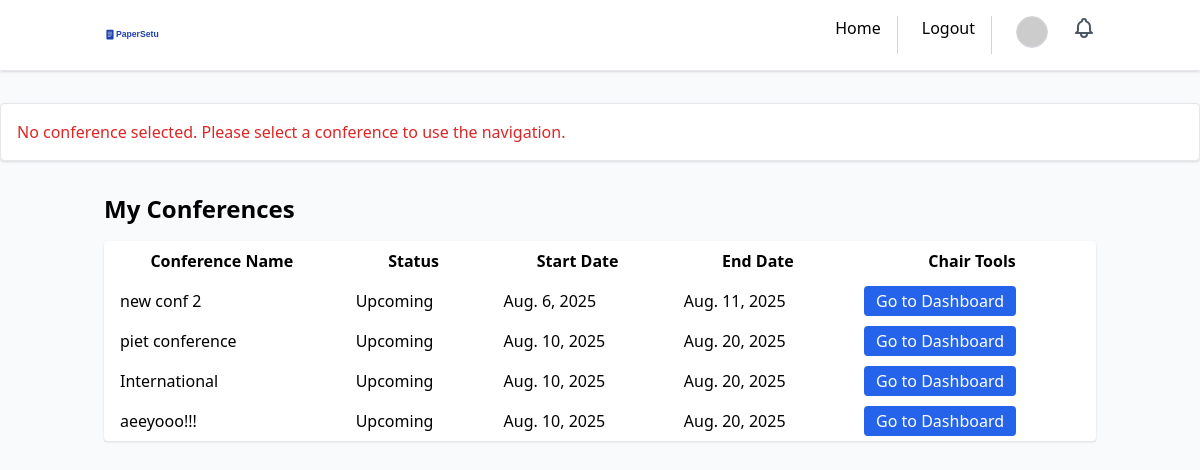
/dashboard/my-conferences/ (signed in), run on the app's committed database.
### conference/models.py (models this page shows, shortened)
class Conference(models.Model):
    name = models.CharField(max_length=255)
    acronym = models.CharField(max_length=50, blank=True)
    web_page = models.URLField(blank=True)
    venue = models.CharField(max_length=255, blank=True)
    city = models.CharField(max_length=100, blank=True)
    country = models.CharField(max_length=100, blank=True)
    estimated_submissions = models.IntegerField(null=True, blank=True)
    start_date = models.DateField()
    end_date = models.DateField()
    primary_area = models.CharField(max_length=50, choices=AREA_CHOICES, default='AI')
    secondary_area = models.CharField(max_length=50, choices=AREA_CHOICES, default='AI')
    area_notes = models.TextField(blank=True)
    organizer = models.CharField(max_length=255, blank=True)
    organizer_web_page = models.URLField(blank=True)
    contact_phone = models.CharField(max_length=20, blank=True)
    role = models.CharField(max_length=100, blank=True)
    is_approved = models.BooleanField(default=False)
    requested_by = models.ForeignKey(User, on_delete=models.CASCADE, related_name='requested_conferences', null=True, blank=True)
    description = models.TextField(blank=True)
    chair = models.ForeignKey(User, on_delete=models.CASCADE, related_name='chaired_conferences')
    status = models.CharField(max_length=20, choices=[('upcoming', 'Upcoming'), ('live', 'Live'), ('completed', 'Completed')], default='upcoming')
    invite_link = models.CharField(max_length=255, blank=True)
    created_at = models.DateTimeField(auto_now_add=True)
    paper_submission_deadline = models.DateField(null=True, blank=True)
    paper_format = models.CharField(max_length=10, choices=[('pdf', 'PDF'), ('docx', 'DOCX')], default='pdf')
    contact_email = models.EmailField(blank=True, help_text="Main contact email for the conference")
    registration_fee = models.DecimalField(max_digits=10, decimal_places=2, null=True, blank=True, help_text="Registration fee amount")
    theme_domain = models.CharField(max_length=255, blank=True, help_text="Conference theme or domain")
    blind_review = models.BooleanField(default=True)
    abstract_required = models.BooleanField(default=True)
    multiple_authors_allowed = models.BooleanField(default=True)
    submission_deadline = models.DateTimeField(null=True, blank=True, help_text="Final submission deadline")
    max_paper_length = models.IntegerField(default=10)
    allow_supplementary = models.BooleanField(default=False)
    reviewers_per_paper = models.IntegerField(default=3)
    review_deadline = models.DateTimeField(null=True, blank=True, help_text="Review submission deadline")
    paper_bidding_enabled = models.BooleanField(default=False, help_text="Enable paper bidding for reviewers")
    review_form_enabled = models.BooleanField(default=True)
    confidence_scores_enabled = models.BooleanField(default=True)
    allow_rebuttal_phase = models.BooleanField(default=False, help_text="Enable author rebuttal phase")
    rebuttal_deadline = models.DateTimeField(null=True, blank=True, help_text="Rebuttal submission deadline")
    rebuttal_word_limit = models.IntegerField(default=500, help_text="Word limit for rebuttals")
    decision_deadline = models.DateTimeField(null=True, blank=True, help_text="Final decision deadline")
    camera_ready_deadline = models.DateTimeField(null=True, blank=True, help_text="Camera-ready submission deadline")

### dashboard/views.py (the view)
# urls.py: path('my-conferences/', views.my_conferences, name='my_conferences'),
@login_required
def my_conferences(request):
    user_roles = UserConferenceRole.objects.filter(user=request.user).select_related('conference')
    conferences = [role.conference for role in user_roles]
    pending_confs = list(Conference.objects.filter(chair=request.user, status='pending'))
    all_confs = {conf.id: conf for conf in conferences}
    for conf in pending_confs:
        all_confs[conf.id] = conf
    return render(request, 'dashboard/my_conferences.html', {'conferences': all_confs.values()})

### templates/dashboard/my_conferences.html
{% extends 'dashboard/dashboard.html' %}
{% block content %}
<h1 class="text-2xl font-bold mb-4">My Conferences</h1>
<table class="min-w-full bg-white rounded shadow">
  <thead>
    <tr>
      <th class="px-4 py-2">Conference Name</th>
      <th class="px-4 py-2">Status</th>
      <th class="px-4 py-2">Start Date</th>
      <th class="px-4 py-2">End Date</th>
      <th class="px-4 py-2">Chair Tools</th>
    </tr>
  </thead>
  <tbody>
    {% for conf in conferences %}
    <tr>
      <td class="px-4 py-2">{{ conf.name }}</td>
      <td class="px-4 py-2">{{ conf.status|title }}</td>
      <td class="px-4 py-2">{{ conf.start_date }}</td>
      <td class="px-4 py-2">{{ conf.end_date }}</td>
      <td class="px-4 py-2">
        {% if not conf.is_approved %}
          <span class="bg-yellow-200 text-yellow-800 px-3 py-1 rounded font-semibold">Approval Pending</span>
        {% else %}
          <a href="{% url 'dashboard:chair_conference_detail' conf.id %}" class="bg-blue-600 text-white px-3 py-1 rounded">Go to Dashboard</a>
        {% endif %}
      </td>
    </tr>
    {% empty %}
    <tr><td colspan="5" class="text-center text-gray-500 py-4">No conferences found.</td></tr>
    {% endfor %}
  </tbody>
</table>
{% endblock %}

### data on the page
Conference: name "new conf 2", status "Upcoming", start_date "Aug. 6, 2025", end_date "Aug. 11, 2025", is_approved "Go to Dashboard"
Conference: name "piet conference", status "Upcoming", start_date "Aug. 10, 2025", end_date "Aug. 20, 2025", is_approved "Go to Dashboard"
Conference: name "International", status "Upcoming", start_date "Aug. 10, 2025", end_date "Aug. 20, 2025", is_approved "Go to Dashboard"
Conference: name "aeeyooo!!!", status "Upcoming", start_date "Aug. 10, 2025", end_date "Aug. 20, 2025", is_approved "Go to Dashboard"
